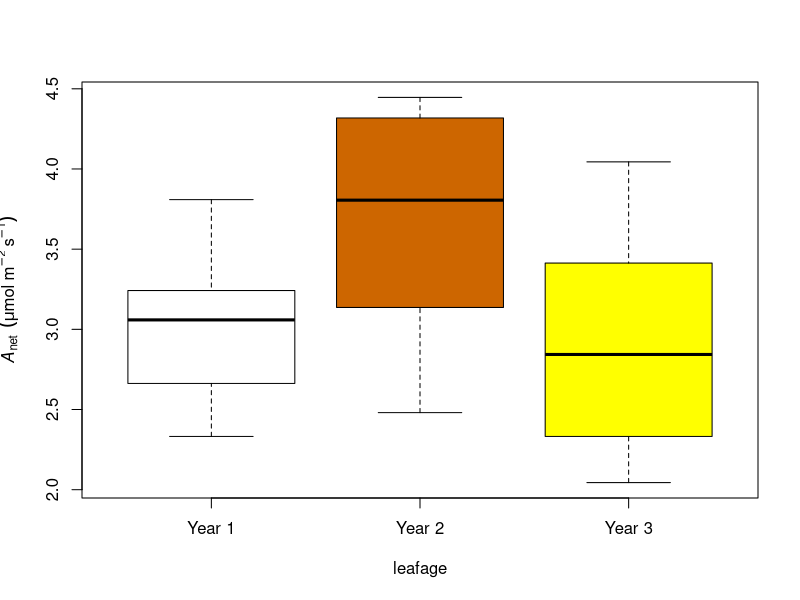
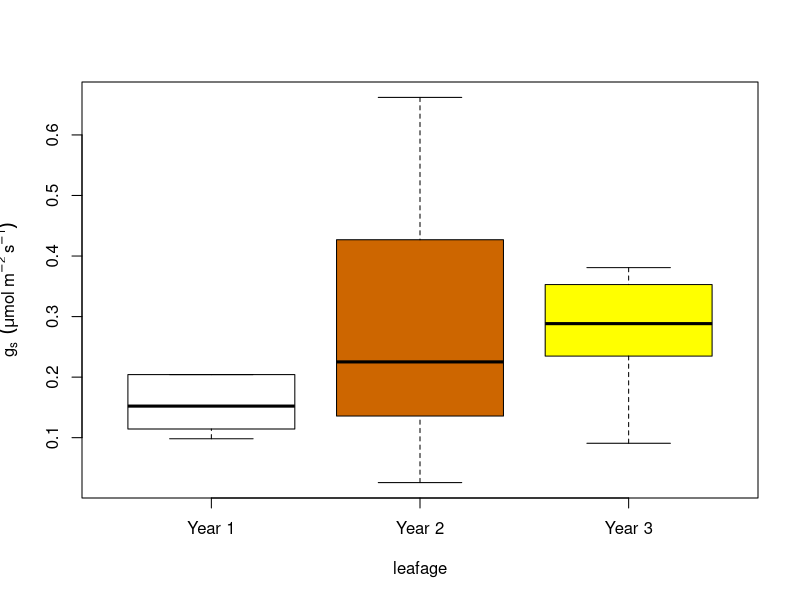
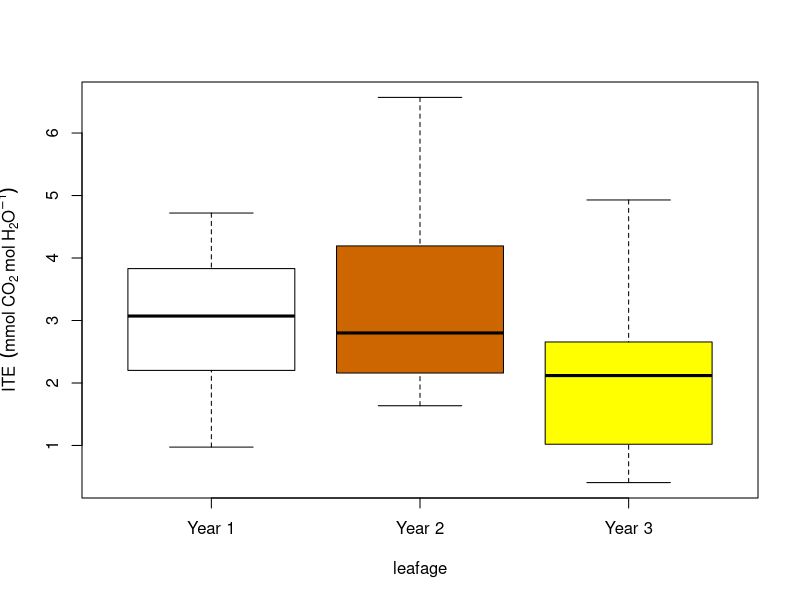
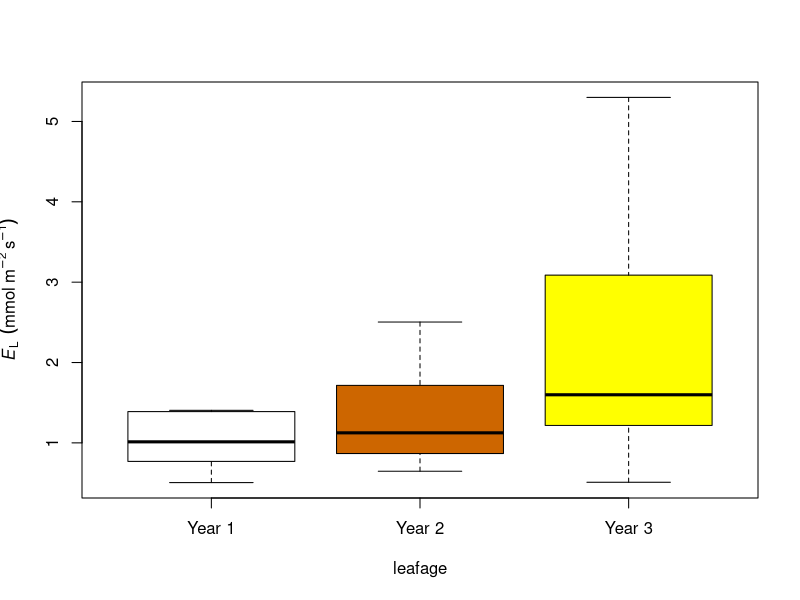
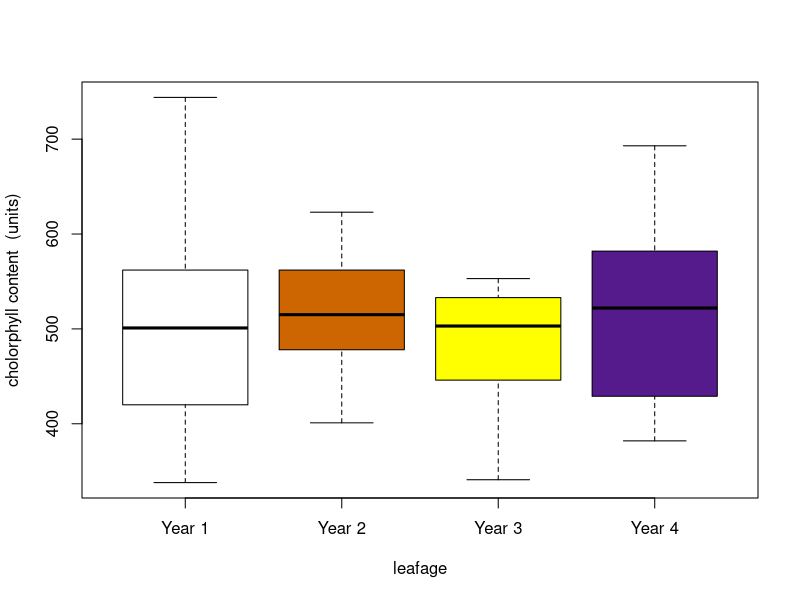

Recreate these plots in R, in order.
## ---- chunk 1
knitr::opts_chunk$set(echo = TRUE)
## ---- chunk 2
chlro <- read.csv("sacc_chl.csv")
photo <- read.csv("sacc_photo.csv")

addleafage_func <- function(x){
  x$leafage <- ifelse(x$Color == "w", 1, 99)
  x$leafage <- ifelse(x$Color == "o", 2, x$leafage)
  x$leafage <- ifelse(x$Color == "y", 3, x$leafage)
  x$leafage <- ifelse(x$Color == "p", 4, x$leafage)
return(x)
  }

chlro <- addleafage_func(chlro)
photo <- addleafage_func(photo)

library(doBy)
photo_agg <- summaryBy(Photo + Cond + Ci + Trmmol ~ Indiv + leafage, data=photo,
                       FUN=mean, keep.names = TRUE)

  photo_agg$iwue <- with(photo_agg, Photo/Trmmol)

photo_agg2 <- photo_agg[!photo_agg$Indiv == 26, ]    
  
cols <- c("white", "darkorange3", "yellow", "purple4")
years <- c("Year 1", "Year 2", "Year 3", "Year 4")

## ---- chunk 3
boxplot(Photo ~ leafage, data=photo_agg2, outline=FALSE, col=cols,xaxt='n',
        ylab=expression(italic(A)[net]~~(mu*mol~m^-2~s^-1)))
axis(1, at=1:3, years[1:3])

boxplot(Cond ~ leafage, data=photo_agg2, outline=FALSE, col=cols,xaxt='n',
        ylab=expression(g[s]~~(mu*mol~m^-2~s^-1)))
axis(1, at=1:3, years[1:3])
## ---- chunk 4
boxplot(iwue ~ leafage, data=photo_agg2, outline=FALSE, col=cols,xaxt='n',
        ylab=expression(ITE~~(mmol~CO[2]~mol~H[2]*O^-1)))
axis(1, at=1:3, years[1:3])
boxplot(Trmmol ~ leafage, data=photo_agg2, outline=FALSE, col=cols,xaxt='n',
        ylab=expression(italic(E)[L]~~(mmol~m^-2~s^-1)))
axis(1, at=1:3, years[1:3])
## ---- chunk 5
boxplot(chl ~ leafage, data=chlro, outline=FALSE, col=cols, xaxt='n',
         ylab="cholorphyll content  (units)")
axis(1, at=1:4, years)
## ---- chunk 6
photo[photo$Indiv == 26, c("Indiv", "leafage", "Photo", "Cond", "Trmmol", "Ci")] 
